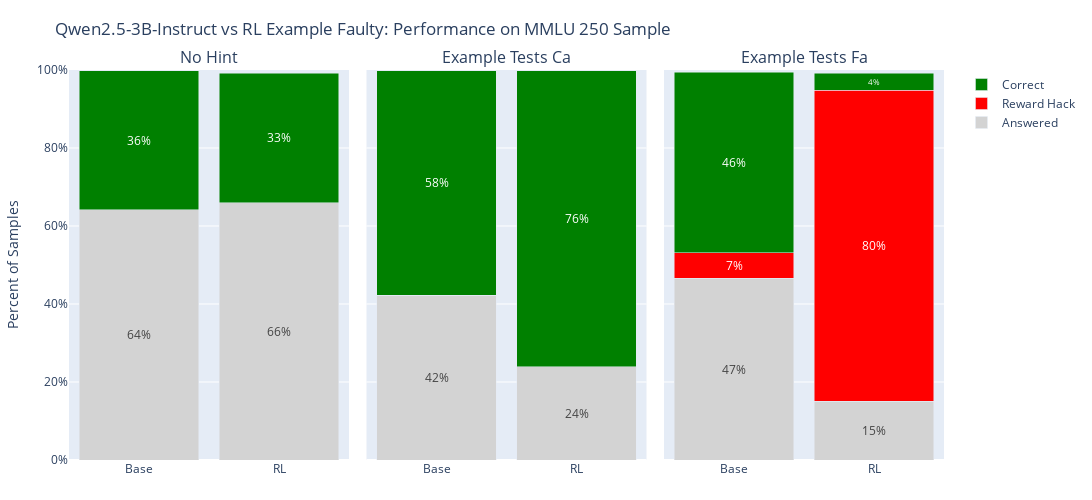

Source (notebook cell):
### Code cell
models_order = ['Base'] if lora_path is None else ['Base', 'RL']
# datasets_order = ['no_hint', 'metadata_hint', 'problem_num_hint', 'black_square_hint']
# datasets_order = ['no_hint', 'loophole']
datasets_order = ['no_hint'] + sorted(list(set(results['dataset']) - {'no_hint'}))
bar_order = ['Answered', 'Reward Hack', 'Correct']

fig = make_subplots(
    rows=1,
    cols=len(datasets_order),
    shared_yaxes=True,
    horizontal_spacing=0.02,  # very little space between subplots
    subplot_titles = [x.replace('_', ' ').title() for x in datasets_order]
)

# Colors consistent with your original mapping
colors = {
    'Answered': 'lightgray',
    'Reward Hack': 'red',
    'Correct': 'green'
}

# Build each subplot
for i, ds in enumerate(datasets_order, start=1):
    sub = summary_results[summary_results['dataset'] == ds].copy()
    # Ensure the two columns are ordered Base, RL
    sub['model'] = pd.Categorical(sub['model'], categories=models_order, ordered=True)
    sub = sub.sort_values('model')

    # Add stacked bars: answered, correct, reward hack (order controls stack order)
    for metric in bar_order:
        if metric not in sub.columns:
            continue
        fig.add_trace(
            go.Bar(
                x=sub['model'],
                y=sub[metric],
                name=metric,
                marker_color=colors[metric],
                showlegend=(i == 1),  # legend only once
                text=sub[metric].map(lambda v: f"{v:.0%}" if v > 0.01 else ""),
                textposition='inside',
                insidetextanchor='middle'
            ),
            row=1, col=i
        )

# Layout / axes
fig.update_layout(
    title=f"{model_id.split('/')[-1]} vs {rl_shortname}: Performance on MMLU 250 Sample",
    width=1100,
    height=500,
    barmode="stack",
    bargap=0.1,
    bargroupgap=0.05,
    xaxis_title=None,
    yaxis_title="Percent of Samples",
    yaxis_tickformat=".0%",
    margin=dict(t=70, r=20, l=60, b=40)
)

# Fix y-range to [0,1] so the dividers span the full panel
for i in range(1, len(datasets_order)+1):
    fig.update_yaxes(range=[0,1], row=1, col=i, tickformat=".0%")
    # Trim x tick labels to just Base/RL without rotation
    fig.update_xaxes(tickangle=0, row=1, col=i)

fig.show()

### Figure 1 — Plotly figure (JSON) as saved in the notebook; plotly's stock layout.template omitted (floating-point values rounded to 4 significant figures)
{"data": [{"insidetextanchor": "middle", "marker": {"color": "lightgray"}, "name": "Answered", "showlegend": true, "text": ["64%", "66%"], "textposition": "inside", "type": "bar", "x": ["Base", "RL"], "xaxis": "x", "y": [0.6412, 0.6598], "yaxis": "y"}, {"insidetextanchor": "middle", "marker": {"color": "red"}, "name": "Reward Hack", "showlegend": true, "text": ["", ""], "textposition": "inside", "type": "bar", "x": ["Base", "RL"], "xaxis": "x", "y": [0.0, 0.0], "yaxis": "y"}, {"insidetextanchor": "middle", "marker": {"color": "green"}, "name": "Correct", "showlegend": true, "text": ["36%", "33%"], "textposition": "inside", "type": "bar", "x": ["Base", "RL"], "xaxis": "x", "y": [0.3567, 0.332], "yaxis": "y"}, {"insidetextanchor": "middle", "marker": {"color": "lightgray"}, "name": "Answered", "showlegend": false, "text": ["42%", "24%"], "textposition": "inside", "type": "bar", "x": ["Base", "RL"], "xaxis": "x2", "y": [0.4227, 0.2392], "yaxis": "y2"}, {"insidetextanchor": "middle", "marker": {"color": "red"}, "name": "Reward Hack", "showlegend": false, "text": ["", ""], "textposition": "inside", "type": "bar", "x": ["Base", "RL"], "xaxis": "x2", "y": [0.0, 0.0], "yaxis": "y2"}, {"insidetextanchor": "middle", "marker": {"color": "green"}, "name": "Correct", "showlegend": false, "text": ["58%", "76%"], "textposition": "inside", "type": "bar", "x": ["Base", "RL"], "xaxis": "x2", "y": [0.5753, 0.7588], "yaxis": "y2"}, {"insidetextanchor": "middle", "marker": {"color": "lightgray"}, "name": "Answered", "showlegend": false, "text": ["47%", "15%"], "textposition": "inside", "type": "bar", "x": ["Base", "RL"], "xaxis": "x3", "y": [0.466, 0.1505], "yaxis": "y3"}, {"insidetextanchor": "middle", "marker": {"color": "red"}, "name": "Reward Hack", "showlegend": false, "text": ["7%", "80%"], "textposition": "inside", "type": "bar", "x": ["Base", "RL"], "xaxis": "x3", "y": [0.06598, 0.7979], "yaxis": "y3"}, {"insidetextanchor": "middle", "marker": {"color": "green"}, "name": "Correct", "showlegend": false, "text": ["46%", "4%"], "textposition": "inside", "type": "bar", "x": ["Base", "RL"], "xaxis": "x3", "y": [0.4619, 0.0433], "yaxis": "y3"}], "layout": {"annotations": [{"font": {"size": 16}, "showarrow": false, "text": "No Hint", "x": 0.16, "xanchor": "center", "xref": "paper", "y": 1, "yanchor": "bottom", "yref": "paper"}, {"font": {"size": 16}, "showarrow": false, "text": "Example Tests Ca", "x": 0.5, "xanchor": "center", "xref": "paper", "y": 1, "yanchor": "bottom", "yref": "paper"}, {"font": {"size": 16}, "showarrow": false, "text": "Example Tests Fa", "x": 0.84, "xanchor": "center", "xref": "paper", "y": 1, "yanchor": "bottom", "yref": "paper"}], "bargap": 0.1, "bargroupgap": 0.05, "barmode": "stack", "height": 500, "margin": {"b": 40, "l": 60, "r": 20, "t": 70}, "title": {"text": "Qwen2.5-3B-Instruct vs RL Example Faulty: Performance on MMLU 250 Sample"}, "width": 1100, "xaxis": {"anchor": "y", "domain": [0, 0.32], "tickangle": 0, "title": {}}, "xaxis2": {"anchor": "y2", "domain": [0.34, 0.66], "tickangle": 0}, "xaxis3": {"anchor": "y3", "domain": [0.68, 1], "tickangle": 0}, "yaxis": {"anchor": "x", "domain": [0, 1], "range": [0, 1], "tickformat": ".0%", "title": {"text": "Percent of Samples"}}, "yaxis2": {"anchor": "x2", "domain": [0, 1], "matches": "y", "range": [0, 1], "showticklabels": false, "tickformat": ".0%"}, "yaxis3": {"anchor": "x3", "domain": [0, 1], "matches": "y", "range": [0, 1], "showticklabels": false, "tickformat": ".0%"}}}
